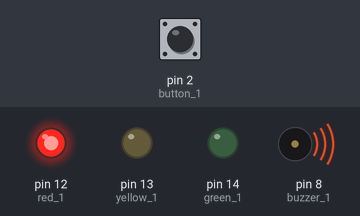
Bench run of a sketch on a simulated Arduino Uno, built with avr-gcc and run on an emulated ATmega328P. Shown: output pins drawn as LEDs (lit = HIGH), buzzer (waves = sounding). Inputs (shaded band) come from the test bench; at power-on: pin 2 (button_1) LOW. What the sketch prints to the serial monitor is not drawn.

Above: at 2.5 s.
At 14.5 s:
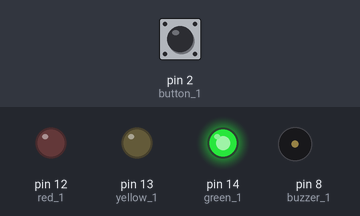
At 25.5 s:
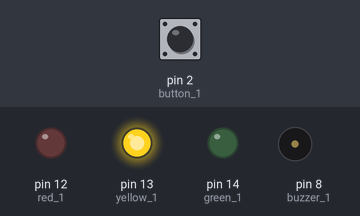
At 37.0 s:
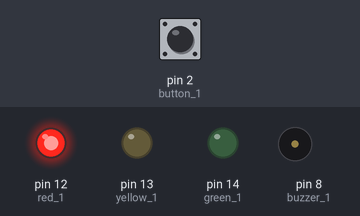
Timing chart, 0 to 61.1 s (numbered marks = the images above):
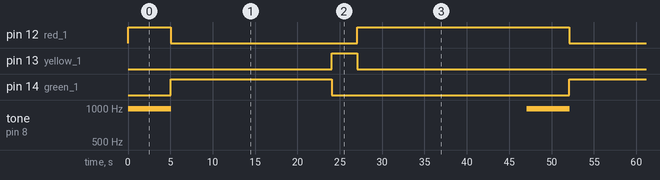

The sketch:

traffic_light.ino
```cpp
// traffic light 1
#define red_1 12
#define yellow_1 13
#define green_1 14
#define button_1 2
#define buzzer_1 8

void setup()
{
  // setting the traffic light 1 pins
  pinMode(red_1, OUTPUT);
  pinMode(yellow_1, OUTPUT);
  pinMode(green_1, OUTPUT);
  pinMode(button_1, INPUT);
  pinMode(buzzer_1, OUTPUT);

  // serial monitor
  Serial.begin(9600);

  // set traffic light 1 off
  digitalWrite(red_1, LOW);
  digitalWrite(yellow_1, LOW);
  digitalWrite(green_1, LOW);
}

void loop()
{
  // turn green LED 1 on
  digitalWrite(red_1, LOW);
  digitalWrite(green_1, HIGH);
  Serial.println("GREEN");
  green_1_on();

  // turn yellow LED 1 on
  digitalWrite(green_1, LOW);
  digitalWrite(yellow_1, HIGH);
  Serial.println("\nYELLOW");
  delay(3000);

  // turn red LED 1 on
  digitalWrite(yellow_1, LOW);
  digitalWrite(red_1, HIGH);
  Serial.println("RED");
  delay(20000);
}

void green_1_on()
{
  int i = 0;

  // checking if button 1 is pressed during green LED cycle
  for(i = 1; i <= 20; i++)
  {
    int state_button_1 = digitalRead(button_1);

    // if button 1 is pressed == LOW
    if(state_button_1 == HIGH)
    {
      // print green LED 1 cycle duration
      Serial.print(i);
      delay(1000);
      Serial.print(", ");
    }
    else if(state_button_1 == LOW)
    {
      Serial.print("PEDESTRIAN CROSSING ");

      // turn green LED 1 off & turn red LED 1 on
      digitalWrite(green_1, LOW);
      digitalWrite(red_1, HIGH);

      // turn buzzer 1 on
      buzzer_1_tone(buzzer_1, 1000, 5000);

      // turn green LED 1 on & turn red LED 1 off & continue the rest of green LED 1 cycle duration
      digitalWrite(red_1, LOW);
      digitalWrite(green_1, HIGH);

      for (int j = i + 1; j <= 20; j++) {
        Serial.print(j);
        if (j < 20) {
          Serial.print(", ");
        }
        delay(1000);
      }

      return;
    }
  }
}

void buzzer_1_tone(int pin, int frequency, int duration)
{
  int period = 1000000L / frequency;  // Calculate the period in microseconds
  int pulse = period / 2;             // Calculate the pulse width

  for (long i = 0; i < duration * 1000L; i += period)
  {
    digitalWrite(pin, HIGH);  // Generate tone
    delayMicroseconds(pulse);
    digitalWrite(pin, LOW);
    delayMicroseconds(pulse);
  }
}
```

Measured:
- by itself, pin 12 (red_1): repeats every 47.0 s: LOW 22.0 s, HIGH 25.0 s
- by itself, pin 13 (yellow_1): alternates HIGH for 3.0 s and LOW for 44.0 s
- by itself, pin 14 (green_1): alternates HIGH for 19.0 s and LOW for 28.0 s
- by itself, tone on pin 8 (buzzer_1): alternates 988 Hz for 5.0 s and silent for 42.0 s
